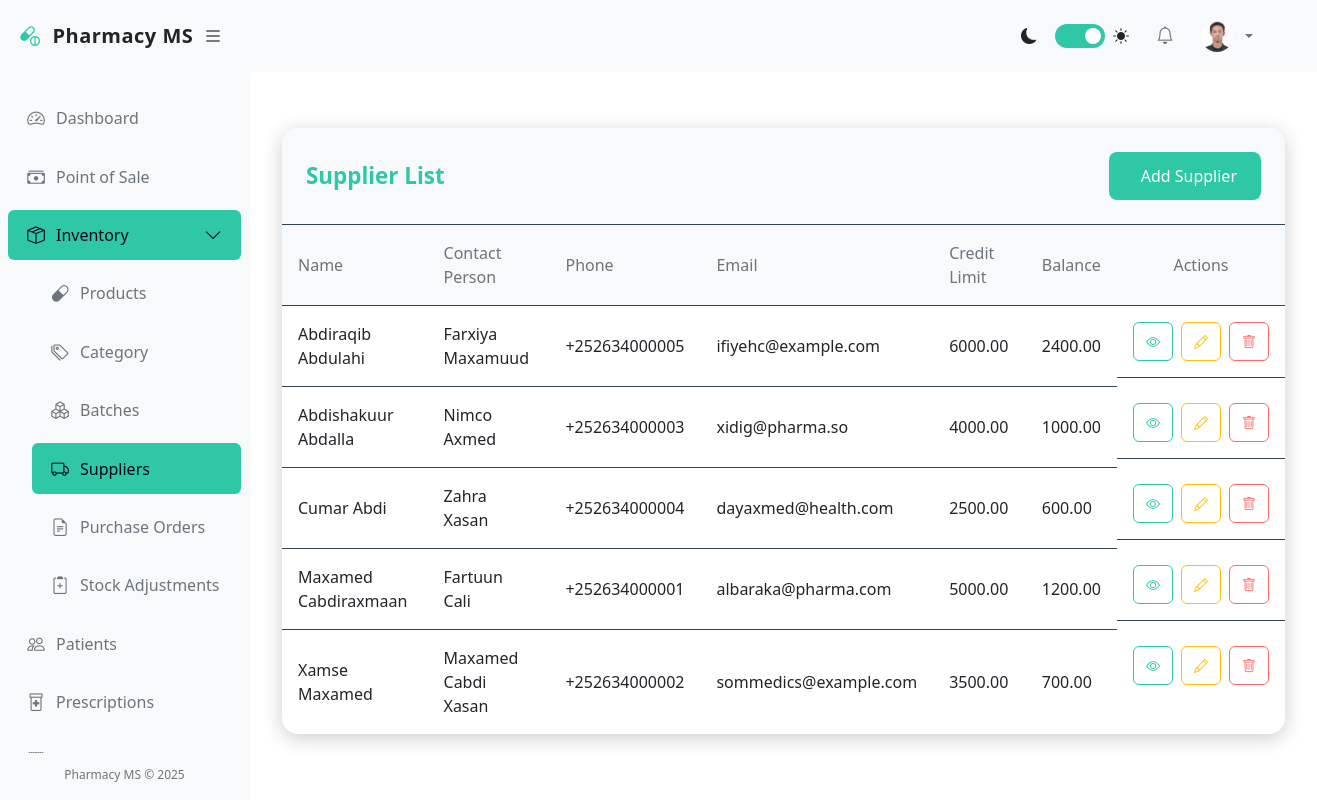
/pharmacy/suppliers/ (signed in), run on the app's committed database.
### accounts/models.py (models this page shows, shortened)
class User(AbstractUser):
    GENDER_CHOICES = (
        ('M', 'Male'),
        ('F', 'Female'),
        ('O', 'Other'),
    )
    ROLES = (
        ('admin', 'Administrator'),
        ('pharmacist', 'Pharmacist'),
        ('cashier', 'Cashier'),
        ('manager', 'Manager'),
        ('staff', 'Staff'),
    )
    role = models.CharField(max_length=20, choices=ROLES, default='staff')
    gender = models.CharField(max_length=1, choices=GENDER_CHOICES, blank=True, null=True)
    phone = models.CharField(max_length=20, blank=True, null=True)
    address = models.TextField(blank=True, null=True)
    date_of_birth = models.DateField(blank=True, null=True)
    hire_date = models.DateField(blank=True, null=True)
    profile_picture = models.ImageField(upload_to='profile_pics/', blank=True, null=True)
    is_active = models.BooleanField(default=True)

### pharmacy/models.py (models this page shows, shortened)
class Supplier(models.Model):
    STATUS_CHOICES = [
        ('ACTIVE', 'Active'),
        ('INACTIVE', 'Inactive'),
        ('ON_HOLD', 'On Hold'),
    ]
    name = models.CharField(max_length=100)
    contact_person = models.CharField(max_length=100)
    phone = models.CharField(max_length=20)
    email = models.EmailField(blank=True, null=True)
    address = models.TextField()
    tax_id = models.CharField(max_length=50, blank=True, null=True, verbose_name="Tax ID")
    credit_limit = models.DecimalField(
        max_digits=10,
        decimal_places=2,
        default=0,
        validators=[MinValueValidator(Decimal('0.00'))]
    )
    current_balance = models.DecimalField(
        max_digits=10,
        decimal_places=2,
        default=0
    )
    status = models.CharField(
        max_length=10,
        choices=STATUS_CHOICES,
        default='ACTIVE'
    )
    notes = models.TextField(blank=True, null=True)
    created_at = models.DateTimeField(auto_now_add=True)
    updated_at = models.DateTimeField(auto_now=True)
    class Meta:
        ordering = ['name']
        verbose_name = 'Supplier'
        verbose_name_plural = 'Suppliers'

### pharmacy/views.py (the view)
# urls.py: path('suppliers/', views.supplier_list, name='supplier_list'),
@login_required
def supplier_list(request):
    suppliers = Supplier.objects.all()
    return render(request, 'pharmacy/supplier/supplier_list.html', {'suppliers': suppliers})

### pharmacy/templates/pharmacy/supplier/supplier_list.html (shortened to what this page needs)
{% extends 'base.html' %}
{% load static %}
{% block content %}
<div class="supplier-list-container">
    <div class="supplier-list-header">
        <h2 class="supplier-list-title">Supplier List</h2>
        <a href="{% url 'supplier_create' %}" class="btn btn-primary">
             Add Supplier
        </a>
    </div>
    <div class="table-responsive">
        <table class="supplier-table">
            <thead>
                <tr>
                    <th>Name</th>
                    <th>Contact Person</th>
                    <th>Phone</th>
                    <th>Email</th>
                    <th>Credit Limit</th>
                    <th>Balance</th>
                    <th class="text-center">Actions</th>
                </tr>
            </thead>
            <tbody>
                {% for supplier in suppliers %}
                <tr>
                    <td>{{ supplier.name }}</td>
                    <td>{{ supplier.contact_person }}</td>
                    <td>{{ supplier.phone }}</td>
                    <td>{{ supplier.email|default:"-" }}</td>
                    <td>{{ supplier.credit_limit }}</td>
                    <td>{{ supplier.current_balance }}</td>
                    <td class="table-actions">
                        <a href="{% url 'supplier_detail' supplier.pk %}" class="btn btn-sm btn-outline-primary"
                            title="View">
                            <i class="bi bi-eye"></i>
                        </a>
                        <a href="{% url 'supplier_update' supplier.pk %}" class="btn btn-sm btn-outline-warning"
                            title="Edit">
                            <i class="bi bi-pencil"></i>
                        </a>
                        <a href="{% url 'supplier_delete' supplier.pk %}" class="btn btn-sm btn-outline-danger"
                            title="Delete">
                            <i class="bi bi-trash"></i>
                        </a>
                    </td>
                </tr>
                {% empty %}
                <tr>
                    <td colspan="7" class="empty-state">No suppliers found.</td>
                </tr>
                {% endfor %}
            </tbody>
        </table>
    </div>
</div>
{% endblock %}

### pharmacy/templates/base.html (shortened to what this page needs)
<!DOCTYPE html>
<html lang="en">
<head>
    <link href="https://cdn.jsdelivr.net/npm/bootstrap@5.3.0/dist/css/bootstrap.min.css" rel="stylesheet">
    <link rel="stylesheet" href="https://cdn.jsdelivr.net/npm/bootstrap-icons@1.10.0/font/bootstrap-icons.css">
</head>
<body>
    <div class="d-flex">
        <div class="sidebar" id="sidebar">
            <div class="sidebar-header">
                <a href="{% url 'dashboard' %}" class="sidebar-brand">
                    <i class="bi bi-capsule-pill sidebar-brand-icon"></i>
                    <span id="sidebar-title">Pharmacy MS</span>
                </a>
                <button class="toggle-btn" id="toggle-sidebar">
                    <i class="bi bi-list"></i>
                </button>
            </div>
            <div class="px-2 py-3" style="height: calc(100% - 120px); overflow-y: auto;">
                <ul class="nav flex-column">
                    <li class="nav-item">
                        <a class="nav-link {% if request.resolver_match.url_name == 'dashboard' %}active{% endif %}"
                            href="{% url 'dashboard' %}">
                            <i class="bi bi-speedometer2"></i>
                            <span class="nav-link-text ms-2">Dashboard</span>
                        </a>
                    </li>
                    <li class="nav-item">
                        <a class="nav-link {% if 'pos' in request.resolver_match.url_name %}active{% endif %}"
                            href="{% url 'pos' %}">
                            <i class="bi bi-cash-stack"></i>
                            <span class="nav-link-text ms-2">Point of Sale</span>
                        </a>
                    </li>
                    <li class="nav-item">
                        <a class="nav-link {% if 'product' in request.resolver_match.url_name or 'batch' in request.resolver_match.url_name or 'supplier' in request.resolver_match.url_name or 'purchase_order' in request.resolver_match.url_name %}active{% endif %}"
                            data-bs-toggle="collapse" href="#inventoryCollapse">
                            <i class="bi bi-box-seam"></i>
                            <span class="nav-link-text ms-2">Inventory</span>
                            <i class="bi bi-chevron-down collapse-icon ms-auto"></i>
                        </a>
                        <div class="collapse {% if 'product' in request.resolver_match.url_name or 'batch' in request.resolver_match.url_name or 'supplier' in request.resolver_match.url_name or 'purchase_order' in request.resolver_match.url_name %}show{% endif %}"
                            id="inventoryCollapse">
                            <ul class="nav flex-column ps-4">
                                <li class="nav-item">
                                    <a class="nav-link {% if 'product' in request.resolver_match.url_name %}active{% endif %}"
                                        href="{% url 'product_list' %}">
                                        <i class="bi bi-capsule"></i>
                                        <span class="nav-link-text ms-2">Products</span>
                                    </a>
                                </li>
                                <li class="nav-item">
                                    <a class="nav-link {% if 'category' in request.resolver_match.url_name %}active{% endif %}"
                                        href="{% url 'category_list' %}">
                                        <i class="bi bi-tags"></i>
                                        <span class="nav-link-text ms-2">Category</span>
                                    </a>
                                </li>
                                <li class="nav-item">
                                    <a class="nav-link {% if 'batch' in request.resolver_match.url_name %}active{% endif %}"
                                        href="{% url 'batch_list' %}">
                                        <i class="bi bi-boxes"></i>
                                        <span class="nav-link-text ms-2">Batches</span>
                                    </a>
                                </li>
                                <li class="nav-item">
                                    <a class="nav-link {% if 'supplier' in request.resolver_match.url_name %}active{% endif %}"
                                        href="{% url 'supplier_list' %}">
                                        <i class="bi bi-truck"></i>
                                        <span class="nav-link-text ms-2">Suppliers</span>
                                    </a>
                                </li>
                                <li class="nav-item">
                                    <a class="nav-link {% if 'purchase_order' in request.resolver_match.url_name %}active{% endif %}"
                                        href="{% url 'purchase_order_list' %}">
                                        <i class="bi bi-file-earmark-text"></i>
                                        <span class="nav-link-text ms-2">Purchase Orders</span>
                                    </a>
                                </li>
                                <li class="nav-item">
                                    <a class="nav-link {% if 'stock_adjustment' in request.resolver_match.url_name %}active{% endif %}"
                                        href="{% url 'stock_adjustment_list' %}">
                                        <i class="bi bi-clipboard2-plus"></i>
                                        <span class="nav-link-text ms-2">Stock Adjustments</span>
                                    </a>
                                </li>
                            </ul>
                        </div>
                    </li>
                    <li class="nav-item">
                        <a class="nav-link {% if 'patient' in request.resolver_match.url_name %}active{% endif %}"
                            href="{% url 'patient_list' %}">
                            <i class="bi bi-people"></i>
                            <span class="nav-link-text ms-2">Patients</span>
                        </a>
                    </li>
                    <li class="nav-item">
                        <a class="nav-link {% if 'prescription' in request.resolver_match.url_name %}active{% endif %}"
                            href="{% url 'prescription_list' %}">
                            <i class="bi bi-prescription2"></i>
                            <span class="nav-link-text ms-2">Prescriptions</span>
                        </a>
                    </li>
                    <li class="nav-item">
                        <a class="nav-link {% if 'sale' in request.resolver_match.url_name and 'pos' not in request.resolver_match.url_name %}active{% endif %}"
                            href="{% url 'sale_list' %}">
                            <i class="bi bi-receipt"></i>
                            <span class="nav-link-text ms-2">Sales History</span>
                        </a>
                    </li>
                </ul>
            </div>
            <div class="sidebar-footer">
                Pharmacy MS &copy; 2025
            </div>
        </div>
        <div class="main-content flex-grow-1" id="main-content">
            <nav class="navbar navbar-expand-lg navbar-light bg-light border-bottom">
                <div class="container-fluid">
                    <div class="collapse navbar-collapse" id="navbarSupportedContent">
                        <ul class="navbar-nav ms-auto align-items-center">
                            <li class="nav-item me-3">
                                <div class="d-flex align-items-center">
                                    <i class="bi bi-moon-fill me-2"></i>
                                    <label class="theme-switch">
                                        <span class="slider"></span>
                                    </label>
                                    <i class="bi bi-sun-fill ms-2"></i>
                                </div>
                            </li>
                            <li class="nav-item dropdown me-2">
                                <a class="nav-link position-relative" href="#" id="notificationsDropdown" role="button"
                                    data-bs-toggle="dropdown">
                                    <i class="bi bi-bell"></i>
                                </a>
                            </li>
                            <li class="nav-item dropdown">
                                <a class="nav-link dropdown-toggle d-flex align-items-center" href="#" id="userDropdown"
                                    role="button" data-bs-toggle="dropdown">
                                    {% if user.profile_picture %}
                                    <img src="{{ user.profile_picture.url }}" class="rounded-circle me-2" width="32"
                                        height="32" alt="Profile">
                                    {% else %}
                                    <i class="bi bi-person-circle me-2"></i>
                                    {% endif %}
                                </a>
                            </li>
                        </ul>
                    </div>
                </div>
            </nav>
            <div class="container-fluid py-4">
                {% block content %}{% endblock %}
            </div>
        </div>
    </div>
</body>
</html>

### data on the page
User: profile_picture (picture)
Supplier: name "Abdiraqib Abdulahi", contact_person "Farxiya Maxamuud", phone "+252634000005", email "ifiyehc@example.com", credit_limit "6000.00", current_balance "2400.00"
Supplier: name "Abdishakuur Abdalla", contact_person "Nimco Axmed", phone "+252634000003", email "xidig@pharma.so", credit_limit "4000.00", current_balance "1000.00"
Supplier: name "Cumar Abdi", contact_person "Zahra Xasan", phone "+252634000004", email "dayaxmed@health.com", credit_limit "2500.00", current_balance "600.00"
Supplier: name "Maxamed Cabdiraxmaan", contact_person "Fartuun Cali", phone "+252634000001", email "albaraka@pharma.com", credit_limit "5000.00", current_balance "1200.00"
Supplier: name "Xamse Maxamed", contact_person "Maxamed Cabdi Xasan", phone "+252634000002", email "sommedics@example.com", credit_limit "3500.00", current_balance "700.00"
